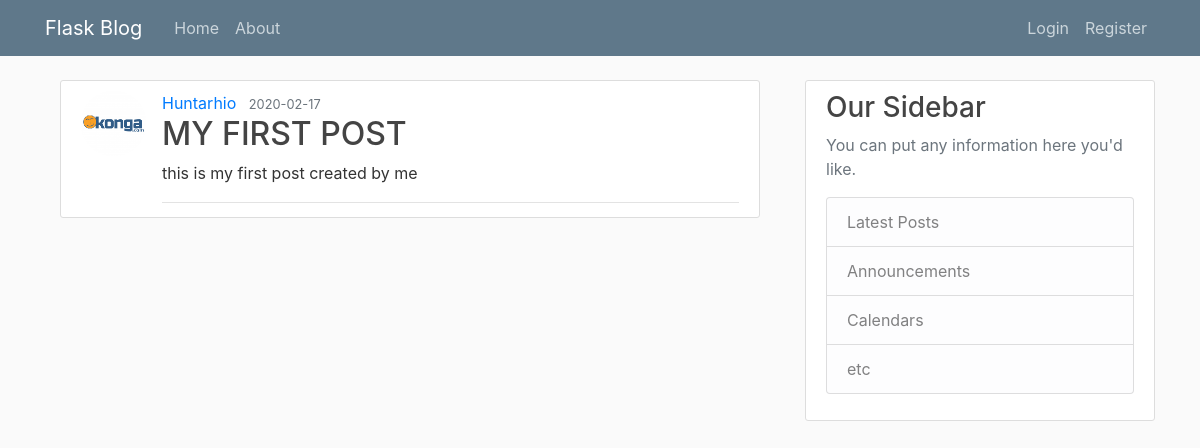
/post/1, run on the app's committed database.
### flaskblog/models.py (models this page shows, shortened)
class User(db.Model, UserMixin):
    id = db.Column(db.Integer, primary_key = True)
    username = db.Column(db.String(20), nullable=False, unique=True)
    email = db.Column(db.String(120), nullable=False, unique=True)
    password = db.Column(db.String(), nullable=False)
    image_file = db.Column(db.String(60), nullable=False, default='default.jpg')
    posts = db.relationship('Post', backref='author', lazy=True)

class Post(db.Model):
    id = db.Column(db.Integer, primary_key = True)
    title = db.Column(db.String(100), nullable=False)
    content = db.Column(db.Text, nullable=False)
    posted_date = db.Column(db.DateTime, nullable=False, default=datetime.utcnow)
    user_id = db.Column(db.Integer, db.ForeignKey('user.id'),nullable=False)

### flaskblog/routes.py (the view)
@app.route("/post/<int:post_id>")
def post(post_id):
    post = Post.query.get_or_404(post_id)
    return render_template('post.html', title=post.title, post=post)

### flaskblog/templates/post.html (shortened to what this page needs)
{% extends 'layouts.html' %}
{% block content %}
  <div class="container">
    <article class="media content-section">
      <img class="rounded-circle article-img"src="{{ url_for('static', filename='profile_pics/'+post.author.image_file) }}" alt="">
      <div class="media-body">
        <div class="article-metadata">
          <a class="mr-2" href="#">{{ post.author.username|capitalize }}</a>
          <small class="text-muted">{{ post.posted_date.strftime('%Y-%m-%d') }}</small>
          <h2 class="article-title">{{ post.title|upper }}</h2>
          <p class="article-content">{{ post.content }}</p>
        </div>
      </div>
    </article>
  </div>
{% endblock content %}

### flaskblog/static/main.css (style rules this page uses)
body { background: #fafafa; color: #333333; margin-top: 5rem; }
h1, h2, h3, h4, h5, h6 { color: #444444; }
.content-section { background: #ffffff; padding: 10px 20px; border: 1px solid #dddddd; border-radius: 3px; margin-bottom: 20px; }
.article-title { color: #444444; }
.article-content { white-space: pre-line; }
.article-img { height: 65px; width: 65px; margin-right: 16px; }
.article-metadata { padding-bottom: 1px; margin-bottom: 4px; border-bottom: 1px solid #e3e3e3 }

### data on the page
User: image_file (picture), author.username "Huntarhio"
Post: posted_date "2020-02-17", title "MY FIRST POST", content "this is my first post created by me"
